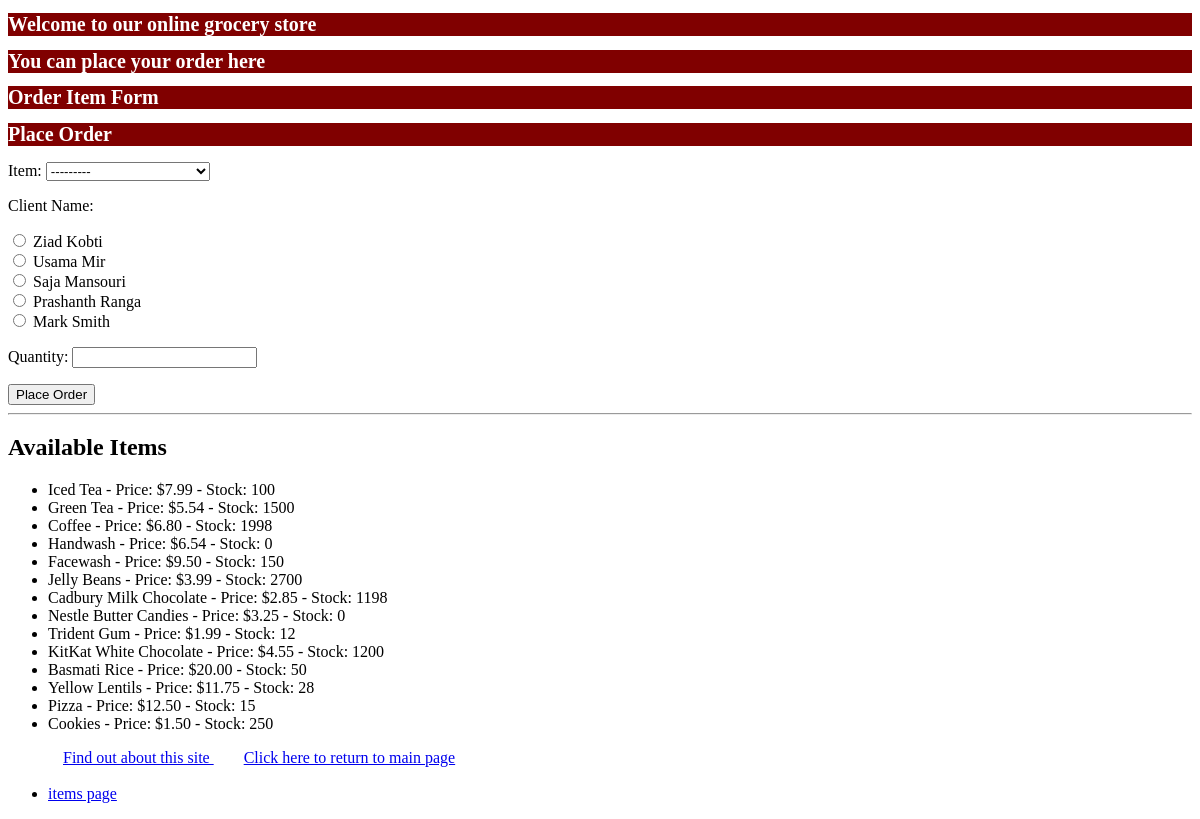
Page /placeorder/ on the earlier database version.
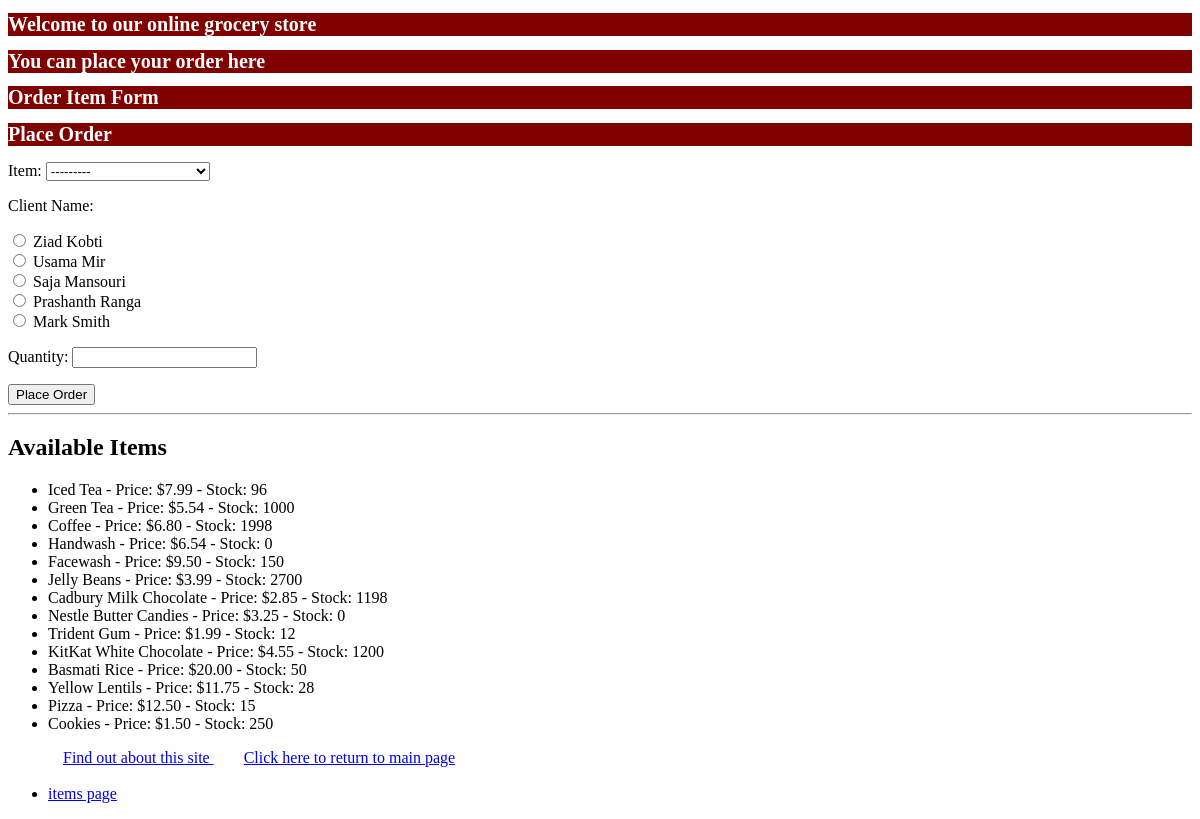
Same page on the later database version.
### myapp/models.py (models this page shows, shortened)
class Item(models.Model):
    type = models.ForeignKey(Type, related_name='items', on_delete=models.CASCADE)
    name = models.CharField(max_length=200)
    price = models.DecimalField(max_digits=10, decimal_places=2)
    stock = models.PositiveIntegerField(default=100)
    available = models.BooleanField(default=True)
    description = models.TextField(blank=True, default='')
    interested = models.PositiveIntegerField(default=0)
    def __str__(self):
        return self.name
    class Meta:
        ordering = ['id']

### myapp/views.py (the view)
# urls.py: path('placeorder/', views.placeorder, name='placeorder'),
def placeorder(request):
    msg = ''
    itemlist = Item.objects.all()
    if request.method == 'POST':
        form = OrderItemForm(request.POST)
        if form.is_valid():
            order = form.save(commit=False)
            if order.quantity <= order.item.stock:
                order.item.stock -= order.quantity
                order.item.save()
                msg = 'Your order has been placed successfully.'
            else:
                msg = 'We do not have sufficient stock to fill your order.'
                return render(request, 'myapp/order_response.html', {'msg': msg})
    else:
        form = OrderItemForm()
    return render(request, 'myapp/placeorder.html', {'form': form, 'msg': msg, 'itemlist': itemlist})

### myapp/forms.py
class OrderItemForm(forms.ModelForm):
    client=forms.ModelChoiceField(queryset=Client.objects.all().order_by('-username'),empty_label='',widget=forms.RadioSelect(), label='Client Name')
    class Meta:
        model = OrderItem
        fields = ['item', 'client', 'quantity']
    def __init__(self, *args, **kwargs):
        super(OrderItemForm, self).__init__(*args, **kwargs)
        self.fields['client'].label = 'Client Name'

### myapp/models.py (called while the page is built)
    def __str__(self):
        return self.get_full_name()

### templates/myapp/placeorder.html (shortened to what this page needs)
{% extends "myapp/base.html" %}
{% block body_block %}
    <h1>You can place your order here</h1>
    <h1>Order Item Form</h1>
    <h1>Place Order</h1>
    <form method="post">
        {{ form.as_p }}
        <button type="submit">Place Order</button>
    </form>
    <hr>
    <h2>Available Items</h2>
    <ul>
        {% for item in itemlist %}
            <li>{{ item.name }} - Price: ${{ item.price }} - Stock: {{ item.stock }}</li>
        {% endfor %}
    </ul>
{% endblock %}

### templates/myapp/base.html (shortened to what this page needs)
<!DOCTYPE html>
{% load static %}
<html>
<head>
    <link rel="stylesheet" type="text/css" href="{% static 'style.css' %}"/>
</head>
<body>
<div>
    <h1>{% block myhdg %} Welcome to our online grocery store {% endblock %}</h1>
    {% block body_block %}*** {% endblock %}
</div>
<div>
    <ul>
        <li class="hbar1"><a href="http://127.0.0.1:8000/about/"> Find out about this site </a></li>
        <li class="hbar1"><a href = "{% url 'index'%}"> Click here to return to main page </a><br/></li>
        <li><a href="http://127.0.0.1:8000/items">items page</a></li>
    </ul>
</div>
</body>
</html>

### myapp/static/style.css (style rules this page uses)
h1 { background-color: maroon; color: white; font-size: 20px; }
.hbar1 { display: inline; margin: 15px; }

Differences in the rows shown:
changed Item "Iced Tea": stock "100" → "96"
changed Item "Green Tea": stock "1500" → "1000"
